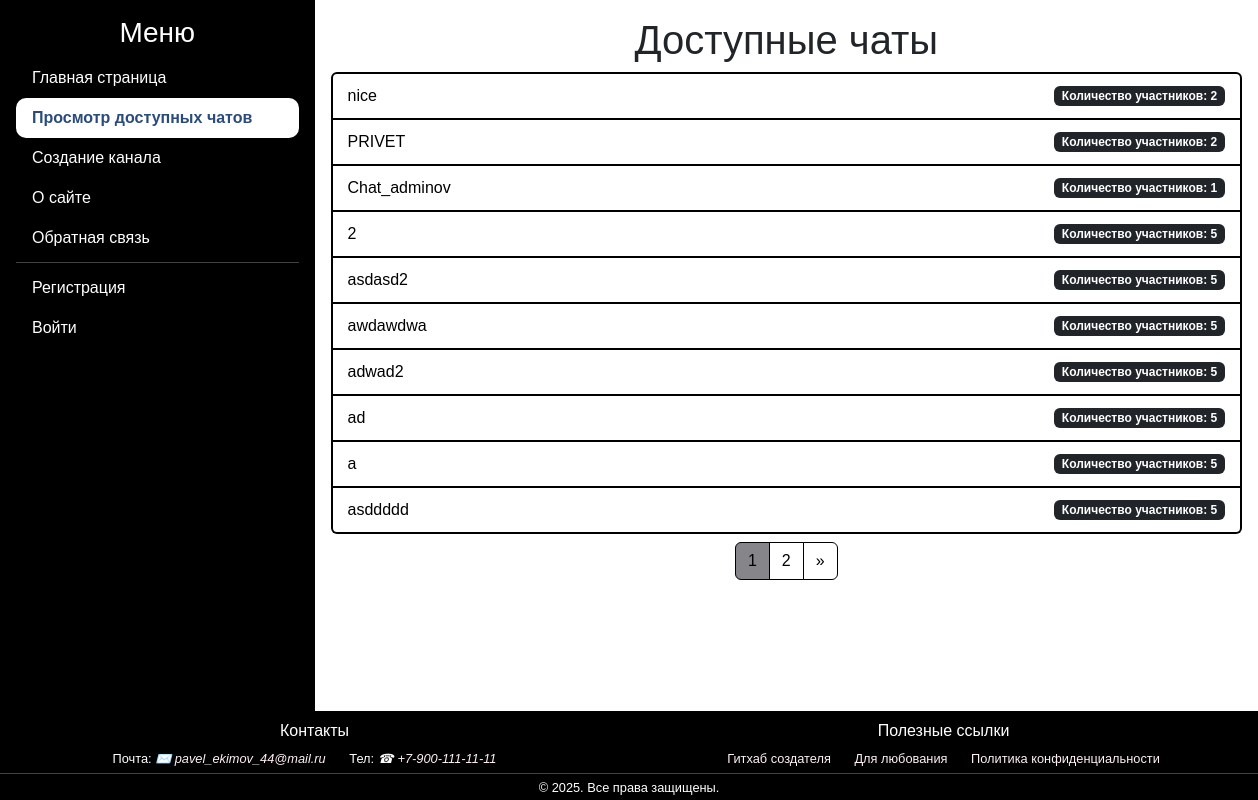
/channels/, run on an earlier commit of the app's database.
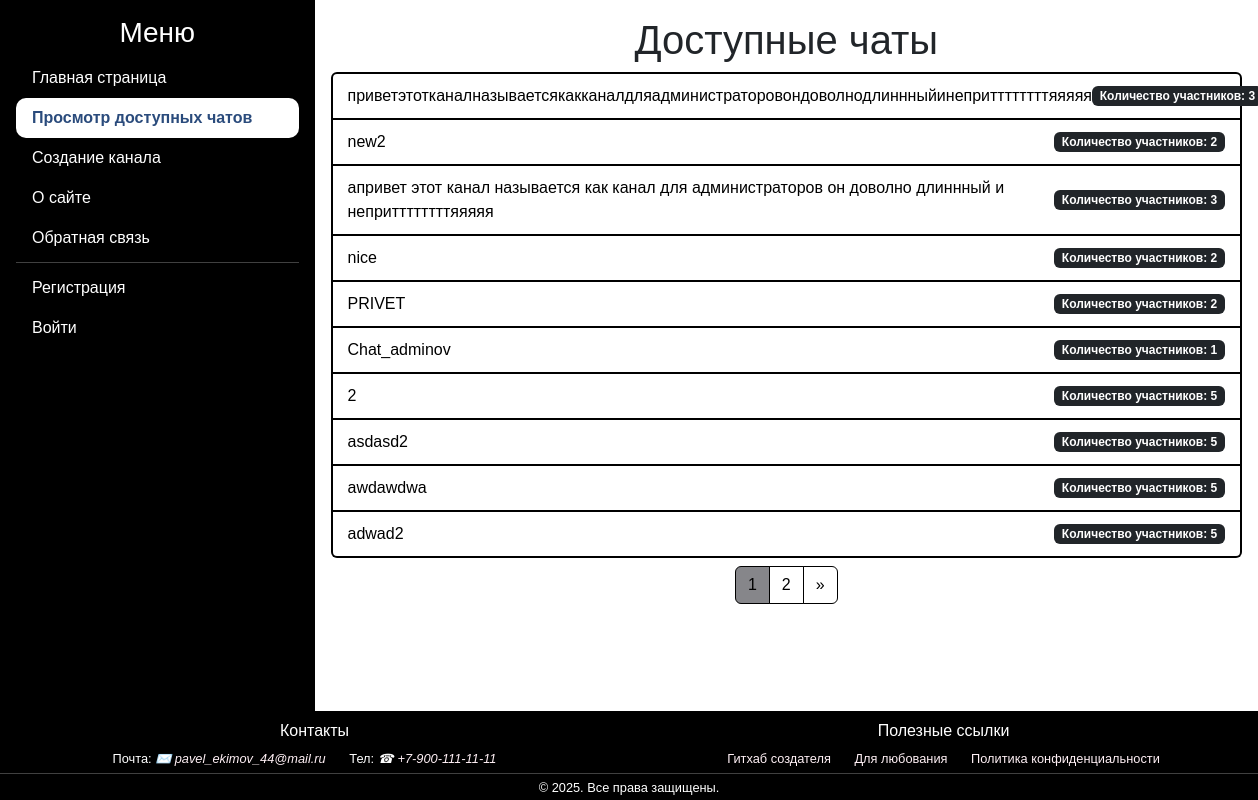
And on a later commit of the database.
### messenger/models.py (models this page shows, shortened)
class Channel(models.Model):
    class Status(models.IntegerChoices):
        PUBLIC = 0, 'Публичный'
        PRIVATE = 1, 'Приватный'
    creator = models.ForeignKey(get_user_model(), on_delete=models.SET_NULL, null=True, related_name='created_channels',
                                verbose_name='создатель')
    name = models.CharField(max_length=100, unique=True, db_index=True, verbose_name='название канала')
    slug = models.SlugField(max_length=255, unique=True, db_index=True, verbose_name='url')
    description = models.TextField(max_length=1000, blank=True, verbose_name='описание канала')
    is_private = models.BooleanField(choices=tuple(map(lambda x: (bool(x[0]), x[1]), Status.choices)),
                                     default=Status.PUBLIC, verbose_name="статус канала")
    creation = models.DateTimeField(auto_now_add=True, verbose_name='создан')
    users = models.ManyToManyField(get_user_model(), related_name='member_of_channels', verbose_name='участники')
    objects = models.Manager()
    public_channels = PublicManager()
    def get_absolute_url(self):
        return reverse('chat', kwargs={'chat_slug': self.slug})
    class Meta:
        verbose_name = 'Канал'
        verbose_name_plural = 'Каналы'
        ordering = ['-creation', 'name']

### messenger/views.py (the view)
# urls.py: path('channels/', views.ShowChannelsView.as_view(), name='channels'),
class ShowChannelsView(DataMixin, ListView):
    template_name = 'messenger/channels.html'
    context_object_name = 'channels'
    title_page = 'Доступные чаты'
    paginate_by = 10
    def get_queryset(self):
        return Channel.public_channels.all()

### messenger/models.py (called while the page is built)
    def get_queryset(self):
        return super().get_queryset().filter(is_private=Channel.Status.PUBLIC)

### users/context_processors.py (called while the page is built)
def get_messenger_context(request):
    return {'main_menu': menu}

### messenger/templates/messenger/channels.html (shortened to what this page needs)
{% extends 'base.html' %}
{% block content %}
    <div class="text-center">
        <h1>{{ title }}</h1>
    </div>
    <ul class="list-group">
        {% for c in channels %}
            <li class="list-group-item channel-block">
                <a href="{{ c.get_absolute_url }}" class="channel-link">
                    <div class="channel-content">
                        <span class="channel-name">{{ c.name }}</span>
                        <span class="badge bg-dark user-count">Количество участников: {{ c.users.count }}</span>
                    </div>
                </a>
            </li>
        {% empty %}
            <li class="list-group-item text-center">Нет доступных чатов</li>
        {% endfor %}
    </ul>
    {% if page_obj.has_other_pages %}
        <nav aria-label="Page navigation">
            <ul class="pagination justify-content-center">
                {% for p in paginator.page_range %}
                    {% if p >= page_obj.number|add:-2 and p <= page_obj.number|add:2 %}
                        {% if page_obj.number == p %}
                            <li class="page-item active" aria-current="page">
                                <span class="page-link">{{ p }}</span>
                            </li>
                        {% else %}
                            <li class="page-item">
                                <a class="page-link" href="?page={{ p }}">{{ p }}</a>
                            </li>
                        {% endif %}
                    {% endif %}
                {% endfor %}
                {% if page_obj.has_next %}
                    <li class="page-item">
                        <a class="page-link" href="?page={{ page_obj.next_page_number }}" aria-label="Next">
                            <span aria-hidden="true">&raquo;</span>
                        </a>
                    </li>
                {% endif %}
            </ul>
        </nav>
    {% endif %}
{% endblock %}

### templates/base.html (shortened to what this page needs)
{% load static %}
<!DOCTYPE html>
<html lang="ru">
    <head>
        <link href="https://cdn.jsdelivr.net/npm/bootstrap@5.3.0/dist/css/bootstrap.min.css" rel="stylesheet">
        <link href="{% static 'messenger/css/styles.css' %}" rel="stylesheet">
        <link href="{% static 'users/css/styles.css' %}" rel="stylesheet">
    </head>
    <body>
        <div class="container-fluid main-layout p-0">
            <div class="row flex-column flex-md-row main-content g-0">
                <nav class="col-md-4 col-lg-3 collapse d-md-block" id="mobileMenu">
                    <div class="menu p-3 bg-black text-white">
                        <h3>Меню</h3>
                        <ul class="nav flex-column">
                            {% for item in main_menu %}
                                <li class="nav-item">
                                    <a class="nav-link text-white
                                            {% if request.resolver_match.url_name == item.url_name %}active{% endif %}"
                                            href="{% url item.url_name %}">
                                        {{ item.title }}
                                    </a>
                                </li>
                            {% endfor %}
                            <hr>
                            {% if user.is_authenticated %}
                                <li class="nav-item">
                                    <a class="nav-link text-white
                                    {% if request.resolver_match.url_name == 'profile' %}active{% endif %}"
                                       href="{% url 'users:profile' %}">
                                        Ваш профиль: {{ user.username }}
                                    </a>
                                </li>
                                <li class="nav-item">
                                    <a class="nav-link text-white
                                    {% if request.resolver_match.url_name == 'logout' %}active{% endif %}"
                                       href="{% url 'users:logout' %}">Выйти</a>
                                </li>
                            {% else %}
                                <li class="nav-item">
                                    <a class="nav-link text-white
                                    {% if request.resolver_match.url_name == 'register' %}active{% endif %}"
                                       href="{% url 'users:register' %}">Регистрация</a>
                                </li>
                                <li class="nav-item">
                                    <a class="nav-link text-white
                                    {% if request.resolver_match.url_name == 'login' %}active{% endif %}"
                                       href="{% url 'users:login' %}">Войти</a>
                                </li>
                            {% endif %}
                        </ul>
                    </div>
                </nav>
                <main class="content col-md-8 col-lg-9 p-3">
                    {% block content %}
                    {% endblock %}
                </main>
            </div>
            <footer class="footer bg-black text-white text-center mt-0">
                <div class="container-footer">
                    <div class="row row-footer">
                        <section class="col-md-6 text-center">
                            <h6>Контакты</h6>
                            <nav class="footer-links">
                                <address>
                                    Почта:
                                    <a href="mailto:pavel_ekimov_44@mail.ru&body=Привет!?subject=Предложение">
                                        pavel_ekimov_44@mail.ru
                                    </a>
                                    Тел:
                                    <a href="tel:+79001111111">+7-900-111-11-11</a>
                                </address>
                            </nav>
                        </section>
                        <section class="col-md-6 text-center">
                            <h6>Полезные ссылки</h6>
                            <nav class="footer-links">
                                <a href="https://github.com/EkimovP">Гитхаб создателя</a>
                                <a href="https://ya.ru/images/search?from=tabbar&text=nature%20photos%20are%20beautiful">
                                    Для любования
                                </a>
                                <a href="https://tilda.cc/ru/privacy-generator/">Политика конфиденциальности</a>
                            </nav>
                        </section>
                    </div>
                    <hr>
                    <p class="confidentiality">&copy; 2025. Все права защищены.</p>
                </div>
            </footer>
        </div>
    </body>
</html>

### messenger/static/messenger/css/styles.css (style rules this page uses)
html, body { height: 100%; margin: 0; padding: 0; font-family: Arial, sans-serif; }
.main-layout { min-height: 100vh; display: flex; flex-direction: column; }
.main-content { flex: 1 0 auto; }
.menu h3 { text-align: center; }
#mobileMenu { background-color: black; color: white; }
.nav-link.active { font-weight: bold; background-color: #FFF; border-radius: 10px; color: #2A4B7C !important; }
.channel-block { padding: 0; border: 2px solid #000000; }
.channel-link { display: block; padding: 10px 15px; text-decoration: none; color: inherit; }
.channel-content { display: flex; justify-content: space-between; align-items: center; }
.channel-name { color: black; }
.pagination { margin-top: 0.5rem; margin-bottom: 0.5rem; }
.pagination .page-link { color: black; text-decoration: none; border-color: black; }
.pagination .page-item.active .page-link { background-color: #86868a; border-color: black; }
footer { border-top: 2px solid black; font-size: 0.8rem; }
footer .footer-links a { color: #FFF0F5; text-decoration: none; margin: 0 10px; transition: color 0.3s; }
footer p { margin: 0.15rem; }
.row-footer { --bs-gutter-x: 0 !important; }
hr { margin: 0.3rem 0; }
h6 { margin-top: 0.5rem; }
address { margin-bottom: 0rem; }
address a { margin: 0 20px 0 0 !important; font-style: italic; }
a[href^="mailto"]::before { content: "✉️ "; }
a[href^="tel"]::before { content: "\260e"; margin-right: 0.3em; color: #FFF !important; }

What changed in the data, as far as the page shows it:
no longer on this page (row unchanged): Channel: name "ad", users.count "5"
no longer on this page (row unchanged): Channel: name "a", users.count "5"
no longer on this page (row unchanged): Channel: name "asddddd", users.count "5"
added Channel: name "приветэтотканалназываетсякакканалдляадминистраторовондоволнодлиннныйинеприттттттттяяяяя", users.count "3"
added Channel: name "new2", users.count "2"
added Channel: name "aпривет этот канал называется как канал для администраторов он доволно длиннный и неприттттттттяяяяя", users.count "3"
